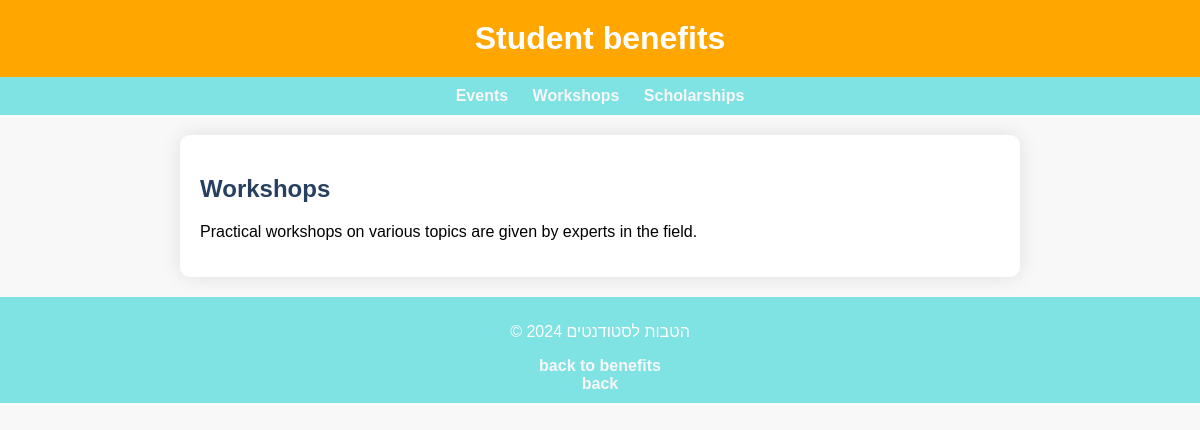
The page /blog/Workshops/ on the database as committed earlier.
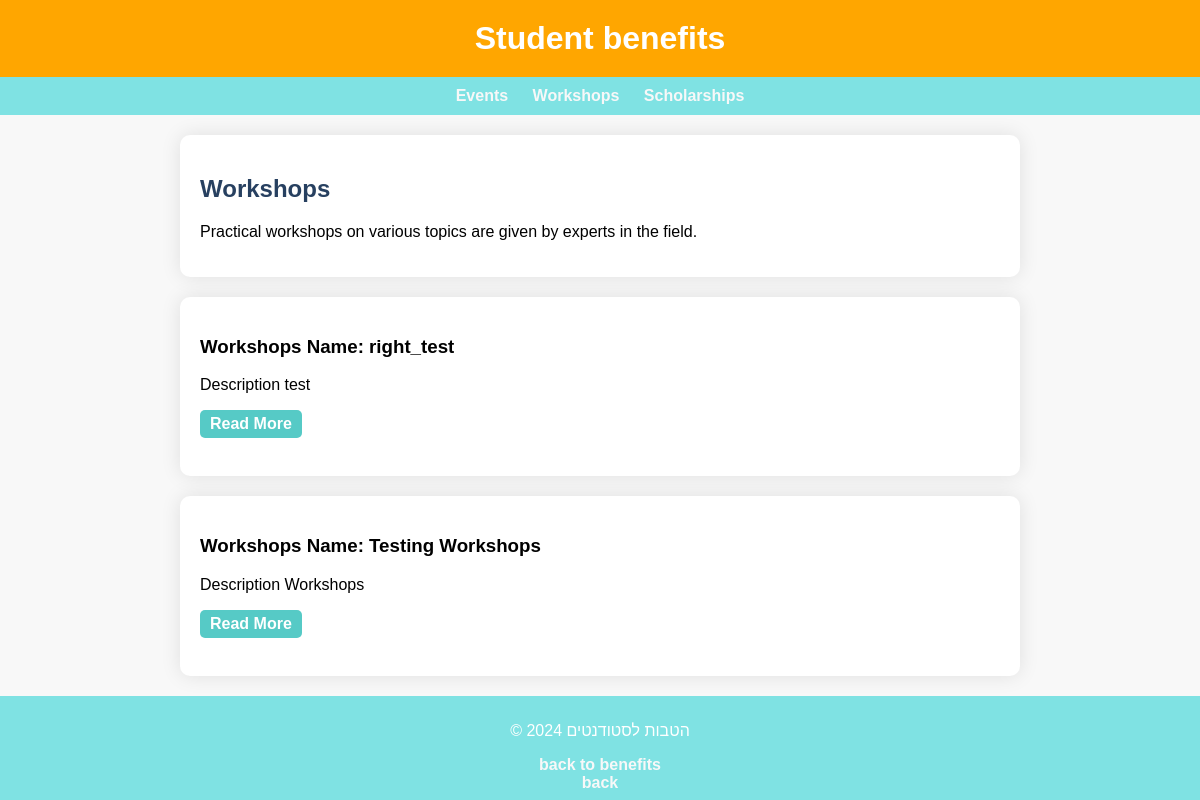
The same page on the database as committed later.
### blog/models.py (models this page shows, shortened)
class Post(models.Model):
    title = models.CharField(max_length=200, unique=True) #unique is an valiation to check if max length is not greater.
    slug = models.SlugField(max_length=200, unique=True,null=True)#checks that it gets only string,chars,numbers, DELETE!
    author = models.ForeignKey(get_user_model(), on_delete=models.CASCADE,null=True)
    isanonymous = models.BooleanField(default=False)#giving the option to make a anonymous sumbit
    Topic_choice = models.CharField(max_length=100,choices=Topic_choice,null=True)
    benefits_rights_choices = models.CharField(max_length=100,choices=rights_benefits_choice,null=True)
    benefits_choices = models.CharField(max_length=100,choices=benefits_choice,null=True)#for benefits page.
    reserve_choices = models.CharField(max_length=100,choices=reserve_choices,null=True)
    content = models.TextField()
    created_on = models.DateTimeField(auto_now_add=True)
    author_url  = models.URLField(blank=True, null=True)
    isright = models.BooleanField(default=False)#rights posts.
    isbenefits = models.BooleanField(default=False)#for events posts
    isreserve = models.BooleanField(default=False)#for reserve(soilders_posts)posts
    header_image = models.FileField(null=True,blank =True,upload_to="images/",validators=[validate_file_extension,sizefile])#images.
    department_choices = models.CharField(max_length = 200, choices = department_choice,default = 'tech')
    class Meta:
        ordering = ['-created_on']#See when the blog was posted.

### blog/views.py (the view)
# urls.py: path('Workshops/',views.allWorkshops,name='Workshops'),
def allWorkshops(request):
    post_list = Post.objects.filter(isbenefits=True)  # Change the condition as needed
    context = {
        'post_list': post_list,
    }
    return render(request, 'Workshops.html', context)

### blog/templates/Workshops.html (shortened to what this page needs)
<!DOCTYPE html>
<html lang="en">
<head>
    {%load static%}
    <link rel="stylesheet" href="{% static 'Workshops.css' %}">
</head>
<body>
    <header>
        <h1>Student benefits</h1>
    </header>
    <nav>
        <ul>
            <li><a href="{% url 'Events' %}">Events</a></li>
            <li><a href="{% url 'Workshops' %}">Workshops</a></li>
            <li><a href="{% url 'Scholarships' %}">Scholarships</a></li>
        </ul>
    </nav>
    <section id="info">
        <h2>Workshops</h2>
        <p>Practical workshops on various topics are given by experts in the field.</p>
    </section>
    {% for post in post_list %}
                {% if post.benefits_choices == "workshops" %}
                 <section id="info">
                        <h3>Workshops Name: {{ post.title }}</h3>
                        <p>Description {{ post.content }}</p>
                        <a href="{% if post.slug %}{% url 'post_detail' post.slug %}{% endif %}" class="button-registration">Read More</a>
                        <br><br>
                     {% endif %}
                  </section>
            {%endfor%}
    <footer>
        <p>&copy; 2024 הטבות לסטודנטים</p>
        <a href="{% url 'studentbenefits' %}" class="back-button">back to benefits</a>
        <br>
        {% if request.user.editor %}
        <li><a href="{% url 'homepage_editor' %}" class="link">Home</a></li>
    {% else %}
        {% if user.is_superuser %}
          <li><a href="{% url 'homepage_admin' %}" class="link">Home</a></li>
        {% else %}
            <a href="{% url 'homepage' %}" class="back-button">back</a>
        {% endif %}
    {% endif %}
    </footer>
</body>
</html>

Rows that differ between the two databases and show on the page:
added Post: title "right_test", content "test"
added Post: title "Testing Workshops", content "Workshops"
